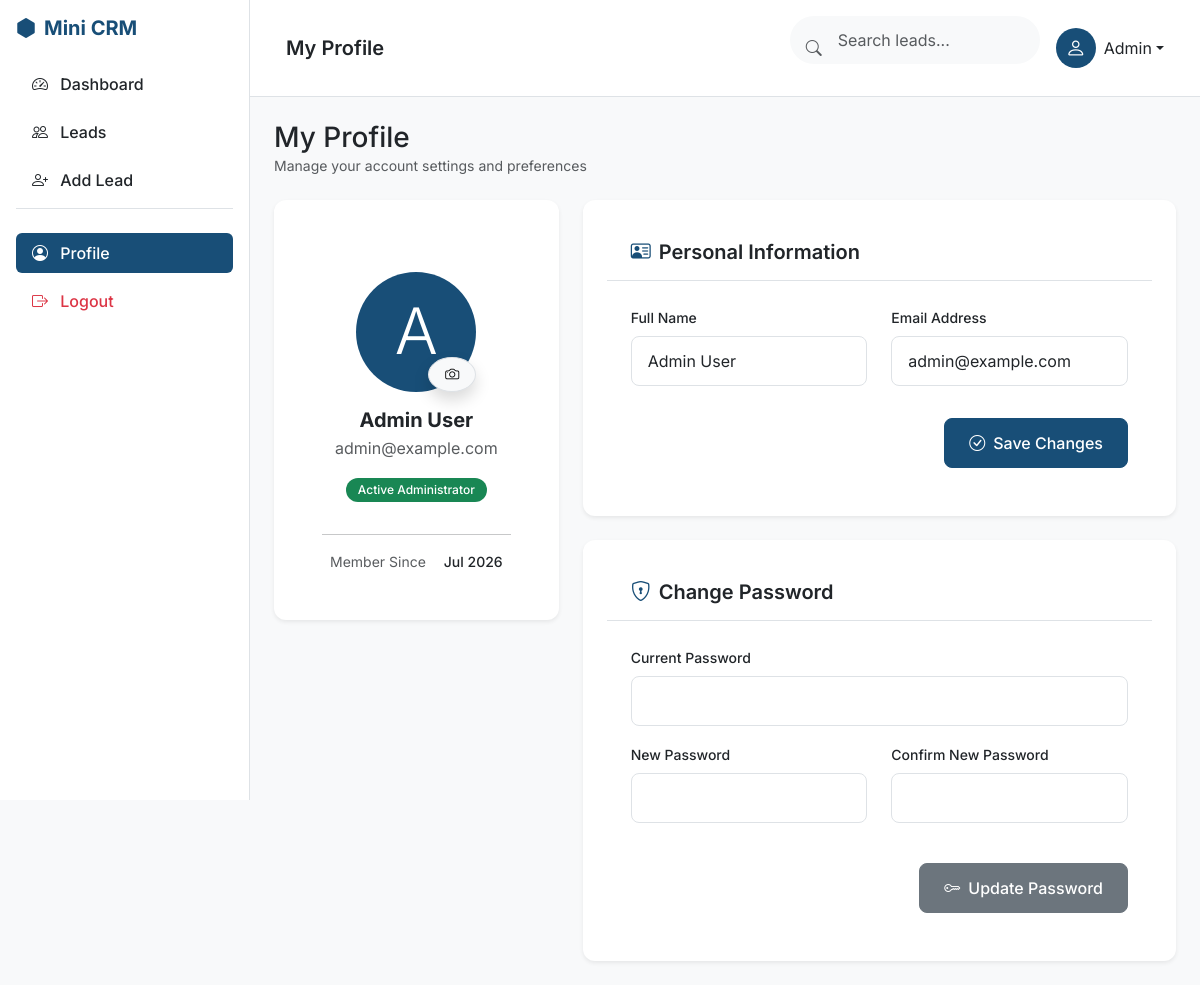
The app's page /profile.php (signed in) with its own data.
### tables this page shows
CREATE TABLE IF NOT EXISTS `users` (
  `id` int(11) NOT NULL AUTO_INCREMENT,
  `name` varchar(100) NOT NULL,
  `email` varchar(100) NOT NULL,
  `password` varchar(255) NOT NULL,
  `created_at` timestamp DEFAULT current_timestamp(),
  PRIMARY KEY (`id`),
  UNIQUE KEY `email` (`email`)
);

### profile.php (the view, shortened to what this page needs)
<?php
require_once 'includes/db.php';
$user_id = $_SESSION['user_id'];
$stmt = $pdo->prepare("SELECT * FROM users WHERE id = ?");
$stmt->execute([$user_id]);
$user = $stmt->fetch();
include 'includes/header.php';
?>
<div class="d-flex justify-content-between align-items-center mb-4">
    <div>
        <h1 class="h3 mb-0 text-gray-800">My Profile</h1>
        <p class="text-muted small mb-0">Manage your account settings and preferences</p>
    </div>
</div>
<div class="row g-4">
    <div class="col-lg-4">
        <div class="card shadow-sm text-center pt-5 pb-4">
            <div class="card-body">
                <div class="position-relative d-inline-block mb-3">
                    <div class="bg-primary text-white rounded-circle d-flex align-items-center justify-content-center" style="width: 120px; height: 120px;">
                        <span class="display-3"><?= strtoupper(substr($user['name'], 0, 1)) ?></span>
                    </div>
                    <button class="btn btn-sm btn-light position-absolute bottom-0 end-0 rounded-circle shadow border" title="Change Photo">
                        <i class="bi bi-camera"></i>
                    </button>
                </div>
                <h4 class="fw-bold mb-1"><?= htmlspecialchars($user['name']) ?></h4>
                <p class="text-muted mb-3"><?= htmlspecialchars($user['email']) ?></p>
                <span class="badge bg-success mb-3">Active Administrator</span>
                <hr>
                <div class="d-flex justify-content-between text-muted small px-2 mt-3">
                    <span>Member Since</span>
                    <span class="fw-medium text-dark"><?= date('M Y', strtotime($user['created_at'])) ?></span>
                </div>
            </div>
        </div>
    </div>
    <div class="col-lg-8">
        <div class="card shadow-sm mb-4">
            <div class="card-header bg-white py-3 border-bottom">
                <h5 class="mb-0 fw-semibold"><i class="bi bi-person-vcard me-2 text-primary"></i>Personal Information</h5>
            </div>
            <div class="card-body">
                <form method="POST" action="" class="needs-validation" novalidate>
                    <div class="row mb-3">
                        <div class="col-md-6">
                            <label for="name" class="form-label">Full Name</label>
                            <input type="text" class="form-control" id="name" name="name" value="<?= htmlspecialchars($user['name']) ?>" required>
                        </div>
                        <div class="col-md-6">
                            <label for="email" class="form-label">Email Address</label>
                            <input type="email" class="form-control" id="email" name="email" value="<?= htmlspecialchars($user['email']) ?>" required>
                        </div>
                    </div>
                    <div class="d-flex justify-content-end">
                        <button type="submit" name="update_profile" class="btn btn-primary"><i class="bi bi-check-circle me-2"></i>Save Changes</button>
                    </div>
                </form>
            </div>
        </div>
        <div class="card shadow-sm">
            <div class="card-header bg-white py-3 border-bottom">
                <h5 class="mb-0 fw-semibold"><i class="bi bi-shield-lock me-2 text-primary"></i>Change Password</h5>
            </div>
            <div class="card-body">
                <form method="POST" action="" class="needs-validation" novalidate>
                    <div class="mb-3">
                        <label for="current_password" class="form-label">Current Password</label>
                        <input type="password" class="form-control" id="current_password" name="current_password" required>
                    </div>
                    <div class="row mb-4">
                        <div class="col-md-6">
                            <label for="new_password" class="form-label">New Password</label>
                            <input type="password" class="form-control" id="new_password" name="new_password" required>
                        </div>
                        <div class="col-md-6">
                            <label for="confirm_password" class="form-label">Confirm New Password</label>
                            <input type="password" class="form-control" id="confirm_password" name="confirm_password" required>
                        </div>
                    </div>
                    <div class="d-flex justify-content-end">
                        <button type="submit" name="change_password" class="btn btn-secondary"><i class="bi bi-key me-2"></i>Update Password</button>
                    </div>
                </form>
            </div>
        </div>
    </div>
</div>
<?php include 'includes/footer.php'; ?>

### assets/css/style.css (style rules this page uses)
:root { --primary-100: #184E77; --primary-200: #1E6091; --primary-300: #1A759F; --primary-400: #168AAD; --accent-100: #34A0A4; --accent-200: #52B69A; --accent-300: #76C893; --highlight-100: #99D98C; --highlight-200: #B5E48C; --highlight-300: #D9ED92; --bg-body: #F8F9FA; --card-bg: #FFFFFF; --text-main: #212529; }
body { font-family: 'Inter', system-ui, -apple-system, BlinkMacSystemFont, "Segoe UI", Roboto, sans-serif; background-color: var(--bg-body); color: var(--text-main); line-height: 1.5; letter-spacing: normal; font-size: 16px; }
h1 { font-size: 36px; font-weight: 700; }
h4 { font-size: 20px; font-weight: 500; }
.bg-primary { background-color: var(--primary-100) !important; }
.text-primary { color: var(--primary-100) !important; }
.btn-primary { background-color: var(--primary-100); border-color: var(--primary-100); }
.card { border: none; border-radius: 12px; box-shadow: 0 4px 12px rgba(0,0,0,0.05); background-color: var(--card-bg); transition: transform 0.2s ease, box-shadow 0.2s ease; padding: 24px; }
.card-header { background-color: transparent; border-bottom: 1px solid rgba(0,0,0,0.05); padding: 16px 24px; }
.card-body { padding: 24px; }
.form-control, .form-select, .input-group-text { border-radius: 8px; padding: 12px 16px; border: 1px solid #dee2e6; }
.form-control, .form-select { margin-bottom: 16px; }
.btn { padding: 12px 24px; border-radius: 8px; font-weight: 500; }
.btn-sm { padding: 6px 16px; }
label { font-weight: 500; margin-bottom: 8px; font-size: 14px; }
.badge { padding: 6px 12px; border-radius: 20px; font-weight: 500; font-size: 12px; }

### records on screen
users: name "A", name "Admin User", email "admin@example.com", created_at "Jul 2026"

### other values on screen
$pageTitle "My Profile"
